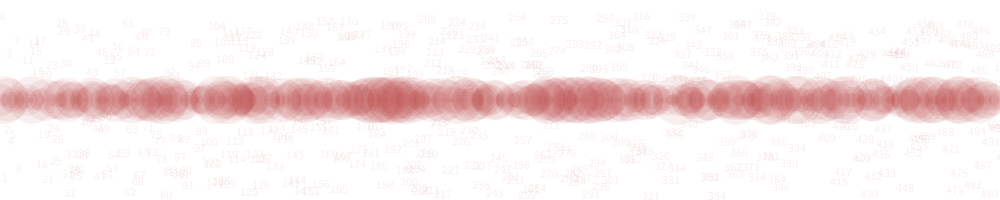
Frame 1 (no input)
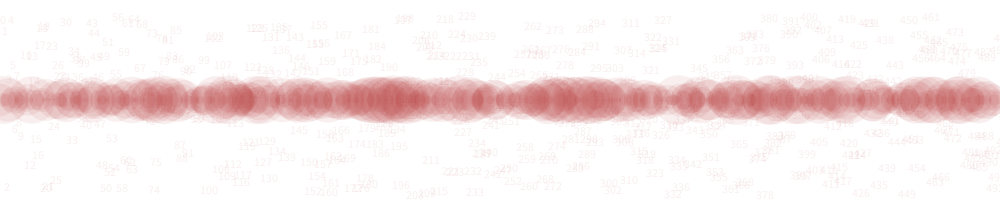
Frame 60 (the mouse pressed at the canvas centre just before this capture)
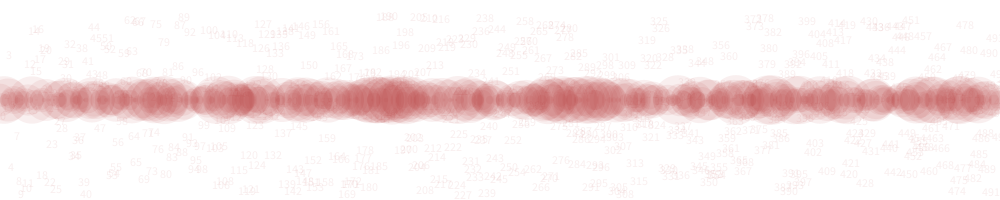
Frame 120 (the mouse held since frame 60 and released just before this capture)

The Processing sketch that drew these frames (run headless with seeded random() and noise(); from frame 60 on, the mouse is pressed at the canvas centre):

// Processing sketch: Scaling_Arrays
// ── Scaling_Arrays.pde
float[] diameters;            // -- Declare the array of floats
 
void setup()
{
  size(1000,200);
  fill(180,50,50,20);
  noStroke();
 
  diameters = new float[500];
  for (int i=0; i<diameters.length; i++)
  {
    diameters[i] = random(1,50);    // -- Each diameter is a random number between 1 and 50.
  }
}
 
void draw()
{
  background(255);
  float xPos = 0;
  //randomSeed(33);
 
  for (int i=0; i<diameters.length; i++)
  {
    text(i,xPos,random(20,height));
    circle(xPos,100,diameters[i]);
    xPos = xPos + 2;
  }
}
